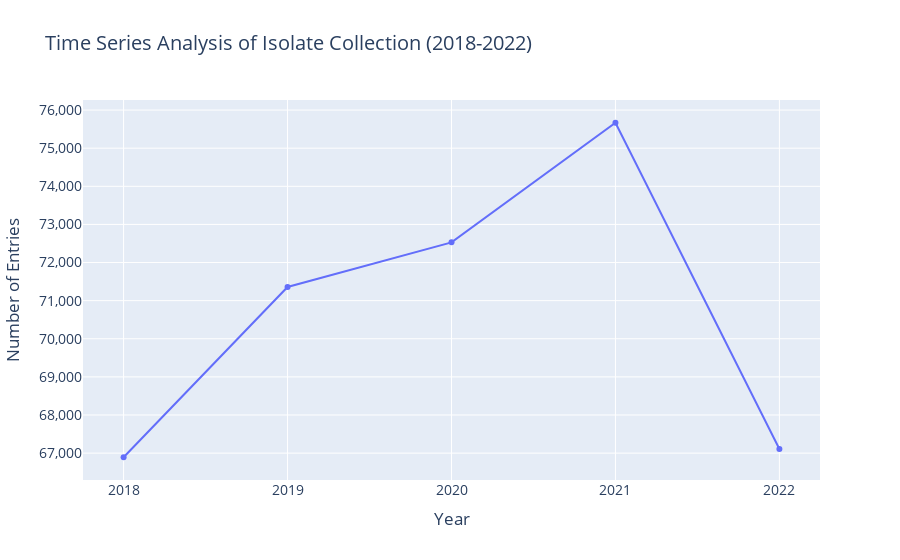

Write notebook code for a chart like this one.
### Code cell
# Filtering the data to include only the years 2018, 2019, 2020, 2021, and 2022
filtered_yearly_data = df[df['Year'].isin([2018, 2019, 2020, 2021, 2022])]

# Grouping data by year and counting the number of entries for each year
yearly_data = filtered_yearly_data['Year'].value_counts().sort_index()

# Creating the time series plot using Plotly Express
fig = px.line(
    x=yearly_data.index,
    y=yearly_data.values,
    labels={'x': 'Year', 'y': 'Number of Entries'},
    title='Time Series Analysis of Isolate Collection (2018-2022)',
    markers=True
)

# Adjusting the x-axis to show only the selected years
fig.update_layout(
    xaxis=dict(tickmode='array', tickvals=[2018, 2019, 2020, 2021, 2022]),
    yaxis=dict(tickformat=',', title_font=dict(size=16)),  # Display full numbers with commas
    yaxis_title="Number of Entries",
    font=dict(size=14),  # Adjusting the font size for the plot
)

# Display the plot
fig.show()

### Figure 1 — Plotly figure (JSON) as saved in the notebook; plotly's stock layout.template omitted (floating-point values rounded to 4 significant figures)
{"data": [{"hovertemplate": "Year=%{x}<br>Number of Entries=%{y}<extra></extra>", "legendgroup": "", "line": {"color": "#636efa", "dash": "solid"}, "marker": {"symbol": "circle"}, "mode": "lines+markers", "name": "", "orientation": "v", "showlegend": false, "type": "scatter", "x": [2018, 2019, 2020, 2021, 2022], "xaxis": "x", "y": [66892, 71358, 72529, 75667, 67107], "yaxis": "y"}], "layout": {"font": {"size": 14}, "legend": {"tracegroupgap": 0}, "title": {"text": "Time Series Analysis of Isolate Collection (2018-2022)"}, "xaxis": {"anchor": "y", "domain": [0, 1], "tickmode": "array", "tickvals": [2018, 2019, 2020, 2021, 2022], "title": {"text": "Year"}}, "yaxis": {"anchor": "x", "domain": [0, 1], "tickformat": ",", "title": {"text": "Number of Entries"}}}}
